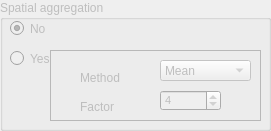
    <widget class="QGroupBox" name="frame_aggregate">
     <property name="enabled">
      <bool>false</bool>
     </property>
     <property name="geometry">
      <rect>
       <x>30</x>
       <y>350</y>
       <width>271</width>
       <height>131</height>
      </rect>
     </property>
     <property name="toolTip">
      <string>&lt;html&gt;&lt;head/&gt;&lt;body&gt;&lt;p align=&quot;justify&quot;&gt;l'agrégation permet de ramener les données à la même résolution spatiale. &lt;/p&gt;&lt;p align=&quot;justify&quot;&gt;Par exemple pour les dionnées de NDVI de MODIS qui sont à 250 m et les données de température MOD11A2 qui sont 1Km.&lt;/p&gt;&lt;p align=&quot;justify&quot;&gt; Pour calculer le TVDI et le VHI il faudra ramener les données de NDVI à 1km: cocher oui, mettre le facteur à 4 et choisir la méthode d'agrégation (Mean par défaut)&lt;/p&gt;&lt;/body&gt;&lt;/html&gt;</string>
     </property>
     <property name="title">
      <string>Spatial aggregation </string>
     </property>
     <widget class="QRadioButton" name="aggregate_Yes">
      <property name="geometry">
       <rect>
        <x>10</x>
        <y>50</y>
        <width>41</width>
        <height>17</height>
       </rect>
      </property>
      <property name="toolTip">
       <string>&lt;html&gt;&lt;head/&gt;&lt;body&gt;&lt;p&gt;Signifie que nous avons besoin d'agréger les données&lt;/p&gt;&lt;/body&gt;&lt;/html&gt;</string>
      </property>
      <property name="text">
       <string>Yes</string>
      </property>
     </widget>
     <widget class="QRadioButton" name="aggregate_No">
      <property name="geometry">
       <rect>
        <x>10</x>
        <y>20</y>
        <width>41</width>
        <height>17</height>
       </rect>
      </property>
      <property name="toolTip">
       <string>&lt;html&gt;&lt;head/&gt;&lt;body&gt;&lt;p&gt;Pas d'agrégation, les données sont déjà à la même résolution.&lt;/p&gt;&lt;/body&gt;&lt;/html&gt;</string>
      </property>
      <property name="text">
       <string>No</string>
      </property>
      <property name="checked">
       <bool>true</bool>
      </property>
     </widget>
     <widget class="QFrame" name="frame_option_aggregate">
      <property name="enabled">
       <bool>false</bool>
      </property>
      <property name="geometry">
       <rect>
        <x>50</x>
        <y>50</y>
        <width>211</width>
        <height>71</height>
       </rect>
      </property>
      <property name="frameShape">
       <enum>QFrame::StyledPanel</enum>
      </property>
      <property name="frameShadow">
       <enum>QFrame::Raised</enum>
      </property>
      <widget class="QComboBox" name="function_aggregate">
       <property name="geometry">
        <rect>
         <x>110</x>
         <y>10</y>
         <width>91</width>
         <height>21</height>
        </rect>
       </property>
       <item>
        <property name="text">
         <string>Mean</string>
        </property>
       </item>
       <item>
        <property name="text">
         <string>Max</string>
        </property>
       </item>
       <item>
        <property name="text">
         <string>Min</string>
        </property>
       </item>
       <item>
        <property name="text">
         <string>Median</string>
        </property>
       </item>
      </widget>
      <widget class="QLabel" name="label_3">
       <property name="geometry">
        <rect>
         <x>30</x>
         <y>20</y>
         <width>51</width>
         <height>16</height>
        </rect>
       </property>
       <property name="toolTip">
        <string>&lt;html&gt;&lt;head/&gt;&lt;body&gt;&lt;p&gt;Possibilité de choisir entre 4 méthodes d'agrégation (mean, max, min ou median)&lt;/p&gt;&lt;/body&gt;&lt;/html&gt;</string>
       </property>
       <property name="text">
        <string>Method</string>
       </property>
      </widget>
      <widget class="QSpinBox" name="facteur_aggregate">
       <property name="geometry">
        <rect>
         <x>110</x>
         <y>40</y>
         <width>61</width>
         <height>21</height>
        </rect>
       </property>
       <property name="font">
        <font>
         <pointsize>8</pointsize>
         <weight>50</weight>
         <italic>false</italic>
         <bold>false</bold>
        </font>
       </property>
       <property name="minimum">
        <number>1</number>
       </property>
       <property name="maximum">
        <number>3000</number>
       </property>
       <property name="value">
        <number>4</number>
       </property>
      </widget>
      <widget class="QLabel" name="label_4">
       <property name="geometry">
        <rect>
         <x>30</x>
         <y>50</y>
         <width>46</width>
         <height>13</height>
        </rect>
       </property>
       <property name="toolTip">
        <string>&lt;html&gt;&lt;head/&gt;&lt;body&gt;&lt;p&gt;Correspond à la taille de la fenêtre d'agrégation&lt;/p&gt;&lt;/body&gt;&lt;/html&gt;</string>
       </property>
       <property name="text">
        <string>Factor</string>
       </property>
      </widget>
     </widget>
    </widget>
